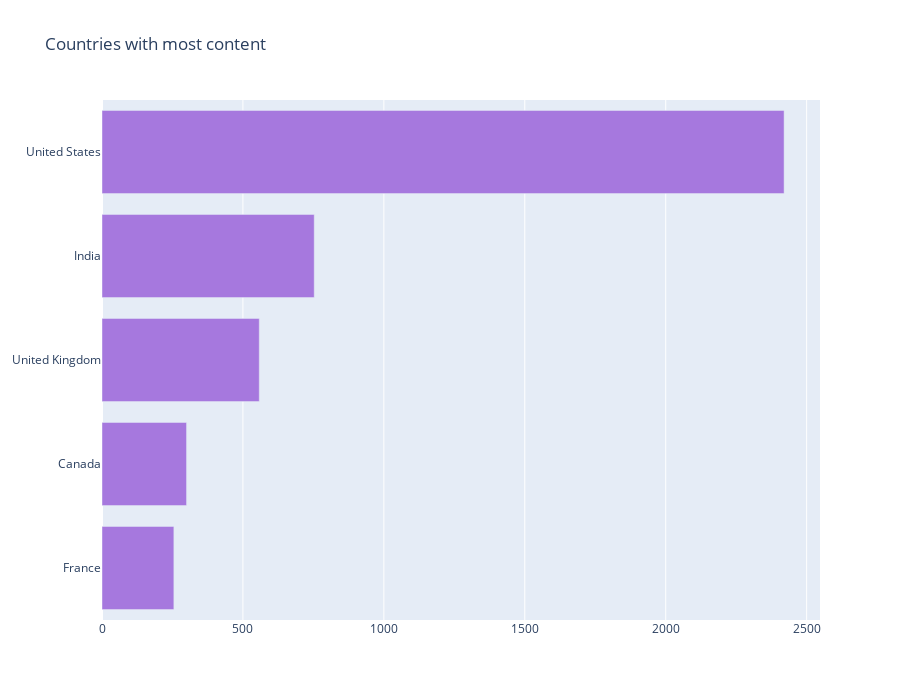

Notebook code for this chart:
### Markdown cell above
Content from different Countries

### Code cell
#load countries data
country_codes = {'afghanistan': 'AFG',
 'albania': 'ALB',
 'algeria': 'DZA',
 'american samoa': 'ASM',
 'andorra': 'AND',
 'angola': 'AGO',
 'anguilla': 'AIA',
 'antigua and barbuda': 'ATG',
 'argentina': 'ARG',
 'armenia': 'ARM',
 'aruba': 'ABW',
 'australia': 'AUS',
 'austria': 'AUT',
 'azerbaijan': 'AZE',
 'bahamas': 'BHM',
 'bahrain': 'BHR',
 'bangladesh': 'BGD',
 'barbados': 'BRB',
 'belarus': 'BLR',
 'belgium': 'BEL',
 'belize': 'BLZ',
 'benin': 'BEN',
 'bermuda': 'BMU',
 'bhutan': 'BTN',
 'bolivia': 'BOL',
 'bosnia and herzegovina': 'BIH',
 'botswana': 'BWA',
 'brazil': 'BRA',
 'british virgin islands': 'VGB',
 'brunei': 'BRN',
 'bulgaria': 'BGR',
 'burkina faso': 'BFA',
 'burma': 'MMR',
 'burundi': 'BDI',
 'cabo verde': 'CPV',
 'cambodia': 'KHM',
 'cameroon': 'CMR',
 'canada': 'CAN',
 'cayman islands': 'CYM',
 'central african republic': 'CAF',
 'chad': 'TCD',
 'chile': 'CHL',
 'china': 'CHN',
 'colombia': 'COL',
 'comoros': 'COM',
 'congo democratic': 'COD',
 'Congo republic': 'COG',
 'cook islands': 'COK',
 'costa rica': 'CRI',
 "cote d'ivoire": 'CIV',
 'croatia': 'HRV',
 'cuba': 'CUB',
 'curacao': 'CUW',
 'cyprus': 'CYP',
 'czech republic': 'CZE',
 'denmark': 'DNK',
 'djibouti': 'DJI',
 'dominica': 'DMA',
 'dominican republic': 'DOM',
 'ecuador': 'ECU',
 'egypt': 'EGY',
 'el salvador': 'SLV',
 'equatorial guinea': 'GNQ',
 'eritrea': 'ERI',
 'estonia': 'EST',
 'ethiopia': 'ETH',
 'falkland islands': 'FLK',
 'faroe islands': 'FRO',
 'fiji': 'FJI',
 'finland': 'FIN',
 'france': 'FRA',
 'french polynesia': 'PYF',
 'gabon': 'GAB',
 'gambia, the': 'GMB',
 'georgia': 'GEO',
 'germany': 'DEU',
 'ghana': 'GHA',
 'gibraltar': 'GIB',
 'greece': 'GRC',
 'greenland': 'GRL',
 'grenada': 'GRD',
 'guam': 'GUM',
 'guatemala': 'GTM',
 'guernsey': 'GGY',
 'guinea-bissau': 'GNB',
 'guinea': 'GIN',
 'guyana': 'GUY',
 'haiti': 'HTI',
 'honduras': 'HND',
 'hong kong': 'HKG',
 'hungary': 'HUN',
 'iceland': 'ISL',
 'india': 'IND',
 'indonesia': 'IDN',
 'iran': 'IRN',
 'iraq': 'IRQ',
 'ireland': 'IRL',
 'isle of man': 'IMN',
 'israel': 'ISR',
 'italy': 'ITA',
 'jamaica': 'JAM',
 'japan': 'JPN',
 'jersey': 'JEY',
 'jordan': 'JOR',
 'kazakhstan': 'KAZ',
 'kenya': 'KEN',
 'kiribati': 'KIR',
 'north korea': 'PRK',
 'south korea': 'KOR',
 'kosovo': 'KSV',
 'kuwait': 'KWT',
 'kyrgyzstan': 'KGZ',
 'laos': 'LAO',
 'latvia': 'LVA',
 'lebanon': 'LBN',
 'lesotho': 'LSO',
 'liberia': 'LBR',
 'libya': 'LBY',
 'liechtenstein': 'LIE',
 'lithuania': 'LTU',
 'luxembourg': 'LUX',
 'macau': 'MAC',
 'macedonia': 'MKD',
 'madagascar': 'MDG',
 'malawi': 'MWI',
 'malaysia': 'MYS',
 'maldives': 'MDV',
 'mali': 'MLI',
 'malta': 'MLT',
 'marshall islands': 'MHL',
 'mauritania': 'MRT',
 'mauritius': 'MUS',
 'mexico': 'MEX',
 'micronesia': 'FSM',
 'moldova': 'MDA',
 'monaco': 'MCO',
 'mongolia': 'MNG',
 'montenegro': 'MNE',
 'morocco': 'MAR',
 'mozambique': 'MOZ',
 'namibia': 'NAM',
 'nepal': 'NPL',
 'netherlands': 'NLD',
 'new caledonia': 'NCL',
 'new zealand': 'NZL',
 'nicaragua': 'NIC',
 'nigeria': 'NGA',
 'niger': 'NER',
 'niue': 'NIU',
 'northern mariana islands': 'MNP',
 'norway': 'NOR',
 'oman': 'OMN',
 'pakistan': 'PAK',
 'palau': 'PLW',
 'panama': 'PAN',
 'papua new guinea': 'PNG',
 'paraguay': 'PRY',
 'peru': 'PER',
 'philippines': 'PHL',
 'poland': 'POL',
 'portugal': 'PRT',
 'puerto rico': 'PRI',
 'qatar': 'QAT',
 'romania': 'ROU',
 'russia': 'RUS',
 'rwanda': 'RWA',
 'saint kitts and nevis': 'KNA',
 'saint lucia': 'LCA',
 'saint martin': 'MAF',
 'saint pierre and miquelon': 'SPM',
 'saint vincent and the grenadines': 'VCT',
 'samoa': 'WSM',
 'san marino': 'SMR',
 'sao tome and principe': 'STP',
 'saudi arabia': 'SAU',
 'senegal': 'SEN',
 'serbia': 'SRB',
 'seychelles': 'SYC',
 'sierra leone': 'SLE',
 'singapore': 'SGP',
 'sint maarten': 'SXM',
 'slovakia': 'SVK',
 'slovenia': 'SVN',
 'solomon islands': 'SLB',
 'somalia': 'SOM',
 'south africa': 'ZAF',
 'south sudan': 'SSD',
 'spain': 'ESP',
 'sri lanka': 'LKA',
 'sudan': 'SDN',
 'suriname': 'SUR',
 'swaziland': 'SWZ',
 'sweden': 'SWE',
 'switzerland': 'CHE',
 'syria': 'SYR',
 'taiwan': 'TWN',
 'tajikistan': 'TJK',
 'tanzania': 'TZA',
 'thailand': 'THA',
 'timor-leste': 'TLS',
 'togo': 'TGO',
 'tonga': 'TON',
 'trinidad and tobago': 'TTO',
 'tunisia': 'TUN',
 'turkey': 'TUR',
 'turkmenistan': 'TKM',
 'tuvalu': 'TUV',
 'uganda': 'UGA',
 'ukraine': 'UKR',
 'united arab emirates': 'ARE',
 'united kingdom': 'GBR',
 'united states': 'USA',
 'uruguay': 'URY',
 'uzbekistan': 'UZB',
 'vanuatu': 'VUT',
 'venezuela': 'VEN',
 'vietnam': 'VNM',
 'virgin islands': 'VGB',
 'west bank': 'WBG',
 'yemen': 'YEM',
 'zambia': 'ZMB',
 'zimbabwe': 'ZWE'}
from collections import Counter
colorscale = ["#f7fbff", "#ebf3fb", "#deebf7", "#d2e3f3", "#c6dbef", "#b3d2e9", "#9ecae1",
    "#85bcdb", "#6baed6", "#57a0ce", "#4292c6", "#3082be", "#2171b5", "#1361a9",
    "#08519c", "#0b4083", "#08306b"]

def geoplot(ddf):
    country_with_code, country = {}, {}
    shows_countries = ", ".join(ddf['country'].dropna()).split(", ")
    for c,v in dict(Counter(shows_countries)).items():
        code = ""
        if c.lower() in country_codes:
            code = country_codes[c.lower()]
        country_with_code[code] = v
        country[c] = v

    data = [dict(
            type = 'choropleth',
            locations = list(country_with_code.keys()),
            z = list(country_with_code.values()),
            colorscale = [[0,"rgb(5, 10, 172)"],[0.65,"rgb(40, 60, 190)"],[0.75,"rgb(70, 100, 245)"],\
                        [0.80,"rgb(90, 120, 245)"],[0.9,"rgb(106, 137, 247)"],[1,"rgb(220, 220, 220)"]],
            autocolorscale = False,
            reversescale = True,
            marker = dict(
                line = dict (
                    color = 'gray',
                    width = 1
                ) ),colorbar = dict(
                autotick = False,
                title = ''),
          ) ]
    layout = dict(
        title = '',
        geo = dict(
            showframe = False,
            showcoastlines = False,
            projection = dict(
                type = 'Mercator'
            )
        )
    )

    fig = dict( data=data, layout=layout )
    iplot( fig, validate=False, filename='d3-world-map' )
    return country


country_vals = geoplot(df)
tabs = Counter(country_vals).most_common(5)

labels = [_[0] for _ in tabs][::-1]
values = [_[1] for _ in tabs][::-1]
trace1 = go.Bar(y=labels, x=values, orientation="h", name="", marker=dict(color="#a678de"))

data = [trace1]
layout = go.Layout(title="Countries with most content", height=700, legend=dict(x=0.1, y=1.1, orientation="v"))
fig = go.Figure(data, layout=layout)
fig.show()

### Figure 1 — Plotly figure (JSON) as saved in the notebook; plotly's stock layout.template omitted (floating-point values rounded to 4 significant figures)
{"data": [{"marker": {"color": "#a678de"}, "name": "", "orientation": "h", "type": "bar", "x": [255, 300, 558, 753, 2420], "y": ["France", "Canada", "United Kingdom", "India", "United States"]}], "layout": {"height": 700, "legend": {"orientation": "v", "x": 0.1, "y": 1.1}, "title": {"text": "Countries with most content"}}}
